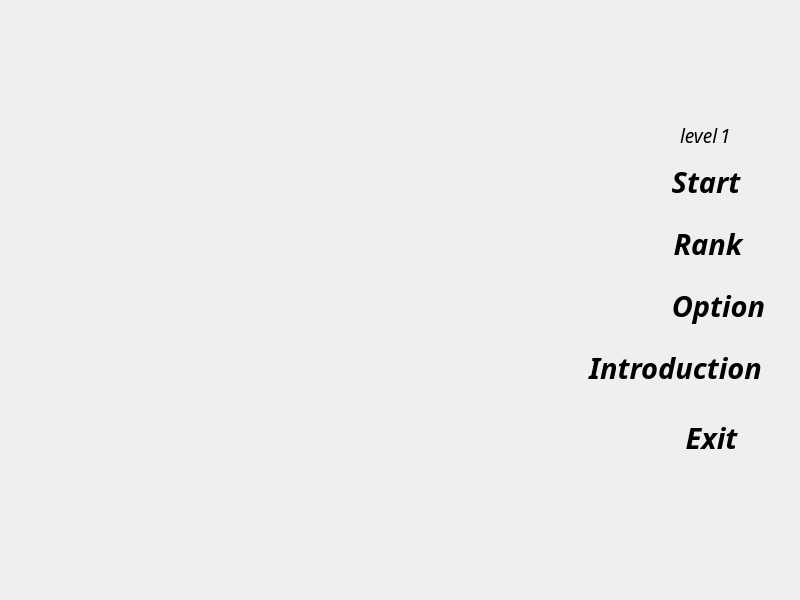
<?xml version="1.0" encoding="UTF-8"?>
<ui version="4.0">
 <class>MainWindow</class>
 <widget class="QMainWindow" name="MainWindow">
  <property name="geometry">
   <rect>
    <x>0</x>
    <y>0</y>
    <width>800</width>
    <height>600</height>
   </rect>
  </property>
  <property name="mouseTracking">
   <bool>true</bool>
  </property>
  <property name="windowTitle">
   <string>MainWindow</string>
  </property>
  <property name="styleSheet">
   <string notr="true"/>
  </property>
  <widget class="QWidget" name="centralwidget">
   <property name="mouseTracking">
    <bool>true</bool>
   </property>
   <widget class="QPushButton" name="start">
    <property name="geometry">
     <rect>
      <x>660</x>
      <y>154</y>
      <width>92</width>
      <height>56</height>
     </rect>
    </property>
    <property name="font">
     <font>
      <family>Segoe Script</family>
      <pointsize>22</pointsize>
      <weight>75</weight>
      <italic>true</italic>
      <bold>true</bold>
     </font>
    </property>
    <property name="mouseTracking">
     <bool>true</bool>
    </property>
    <property name="text">
     <string>Start</string>
    </property>
    <property name="default">
     <bool>false</bool>
    </property>
    <property name="flat">
     <bool>true</bool>
    </property>
   </widget>
   <widget class="QPushButton" name="rank">
    <property name="geometry">
     <rect>
      <x>660</x>
      <y>216</y>
      <width>96</width>
      <height>56</height>
     </rect>
    </property>
    <property name="font">
     <font>
      <family>Segoe Script</family>
      <pointsize>22</pointsize>
      <weight>75</weight>
      <italic>true</italic>
      <bold>true</bold>
     </font>
    </property>
    <property name="mouseTracking">
     <bool>true</bool>
    </property>
    <property name="text">
     <string>Rank</string>
    </property>
    <property name="flat">
     <bool>true</bool>
    </property>
   </widget>
   <widget class="QPushButton" name="option">
    <property name="geometry">
     <rect>
      <x>660</x>
      <y>278</y>
      <width>117</width>
      <height>56</height>
     </rect>
    </property>
    <property name="font">
     <font>
      <family>Segoe Script</family>
      <pointsize>22</pointsize>
      <weight>75</weight>
      <italic>true</italic>
      <bold>true</bold>
     </font>
    </property>
    <property name="mouseTracking">
     <bool>true</bool>
    </property>
    <property name="text">
     <string>Option</string>
    </property>
    <property name="default">
     <bool>false</bool>
    </property>
    <property name="flat">
     <bool>true</bool>
    </property>
   </widget>
   <widget class="QPushButton" name="Exit">
    <property name="geometry">
     <rect>
      <x>670</x>
      <y>410</y>
      <width>83</width>
      <height>56</height>
     </rect>
    </property>
    <property name="font">
     <font>
      <family>Segoe Script</family>
      <pointsize>22</pointsize>
      <weight>75</weight>
      <italic>true</italic>
      <bold>true</bold>
     </font>
    </property>
    <property name="mouseTracking">
     <bool>true</bool>
    </property>
    <property name="text">
     <string>Exit</string>
    </property>
    <property name="default">
     <bool>false</bool>
    </property>
    <property name="flat">
     <bool>true</bool>
    </property>
   </widget>
   <widget class="QLabel" name="label">
    <property name="geometry">
     <rect>
      <x>720</x>
      <y>110</y>
      <width>31</width>
      <height>51</height>
     </rect>
    </property>
    <property name="font">
     <font>
      <family>Harlow Solid Italic</family>
      <pointsize>14</pointsize>
      <italic>true</italic>
     </font>
    </property>
    <property name="mouseTracking">
     <bool>true</bool>
    </property>
    <property name="text">
     <string>1</string>
    </property>
   </widget>
   <widget class="QLabel" name="label_2">
    <property name="geometry">
     <rect>
      <x>680</x>
      <y>110</y>
      <width>61</width>
      <height>51</height>
     </rect>
    </property>
    <property name="font">
     <font>
      <family>Harlow Solid Italic</family>
      <pointsize>14</pointsize>
      <italic>true</italic>
     </font>
    </property>
    <property name="mouseTracking">
     <bool>true</bool>
    </property>
    <property name="text">
     <string>level</string>
    </property>
   </widget>
   <widget class="QPushButton" name="introduction">
    <property name="geometry">
     <rect>
      <x>550</x>
      <y>340</y>
      <width>251</width>
      <height>56</height>
     </rect>
    </property>
    <property name="font">
     <font>
      <family>Segoe Script</family>
      <pointsize>22</pointsize>
      <weight>75</weight>
      <italic>true</italic>
      <bold>true</bold>
     </font>
    </property>
    <property name="mouseTracking">
     <bool>true</bool>
    </property>
    <property name="text">
     <string>Introduction</string>
    </property>
    <property name="default">
     <bool>false</bool>
    </property>
    <property name="flat">
     <bool>true</bool>
    </property>
   </widget>
   <widget class="QLabel" name="label_3">
    <property name="geometry">
     <rect>
      <x>0</x>
      <y>0</y>
      <width>800</width>
      <height>600</height>
     </rect>
    </property>
    <property name="text">
     <string/>
    </property>
   </widget>
   <zorder>label_3</zorder>
   <zorder>start</zorder>
   <zorder>rank</zorder>
   <zorder>option</zorder>
   <zorder>Exit</zorder>
   <zorder>label</zorder>
   <zorder>label_2</zorder>
   <zorder>introduction</zorder>
  </widget>
 </widget>
 <resources/>
 <connections>
  <connection>
   <sender>Exit</sender>
   <signal>clicked()</signal>
   <receiver>MainWindow</receiver>
   <slot>close()</slot>
   <hints>
    <hint type="sourcelabel">
     <x>680</x>
     <y>456</y>
    </hint>
    <hint type="destinationlabel">
     <x>434</x>
     <y>457</y>
    </hint>
   </hints>
  </connection>
 </connections>
</ui>
